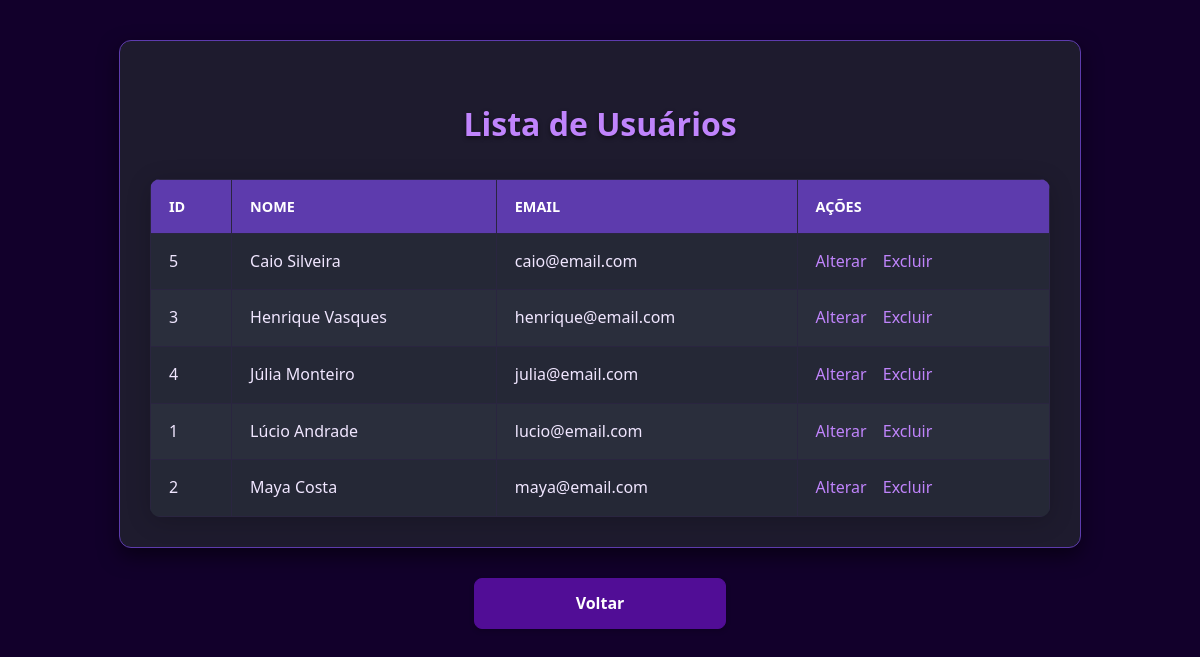
Screenshot of /php/listar_usuario.php (signed in) with the database file from the repository.
### tables this page shows
CREATE TABLE usuario (
    pk_usuario INT AUTO_INCREMENT PRIMARY KEY,
    nome_user VARCHAR(40) NOT NULL,
    email_user VARCHAR(40) NOT NULL UNIQUE,
    senha_user VARCHAR(255) NOT NULL,
    data_criacao DATETIME,
    senha_temporaria BOOLEAN DEFAULT FALSE,
    foto_perfil VARCHAR(255) NULL
);

### php/listar_usuario.php (the view, shortened to what this page needs)
<?php
require_once 'conexao.php';
$usuarios = [];
try {
    $sql = "SELECT pk_usuario, nome_user, email_user FROM usuario ORDER BY nome_user ASC";
    $stmt = $pdo->prepare($sql);
    $stmt->execute();
    $usuarios = $stmt->fetchAll(PDO::FETCH_ASSOC);
} catch (PDOException $e) {
    echo "<p style='color: red; text-align: center;'>Erro ao carregar usuários: " . htmlspecialchars($e->getMessage()) . "</p>";
    $usuarios = [];
}
?>
<!DOCTYPE html>
<html lang="pt-br">
<head>
</head>
<body>
    <div class="container">
        <h2>Lista de Usuários</h2>
        <?php if (!empty($usuarios)) : ?>
            <table>
                <thead>
                    <tr>
                        <th>ID</th>
                        <th>Nome</th>
                        <th>Email</th>
                        <th>Ações</th>
                    </tr>
                </thead>
                <tbody>
                    <?php foreach ($usuarios as $usuario) : ?>
                        <tr>
                            <td><?= htmlspecialchars($usuario['pk_usuario']); ?></td>
                            <td><?= htmlspecialchars($usuario['nome_user']); ?></td>
                            <td><?= htmlspecialchars($usuario['email_user']); ?></td>
                            <td>
                                <a href="alterar_usuario.php?id=<?= htmlspecialchars($usuario['pk_usuario']); ?>">Alterar</a>
                                <a href="excluir_usuario.php?id=<?= htmlspecialchars($usuario['pk_usuario']); ?>" onclick="return confirm('Tem certeza que deseja excluir este usuário?');">Excluir</a>
                            </td>
                        </tr>
                    <?php endforeach; ?>
                </tbody>
            </table>
        <?php else : ?>
            <p>Nenhum usuário cadastrado no sistema ou erro ao carregar.</p>
        <?php endif; ?>
    </div>
    <a href="adm.php" class="back-link">Voltar</a>
</body>
</html>

### php/listar_usuario.php (style rules this page uses)
body { background-color: #12002b; color: #f0e6ff; font-family: 'Motiva Sans', 'Segoe UI', sans-serif; margin: 0; padding: 20px; min-height: 100vh; line-height: 1.6; }
.container { max-width: 900px; margin: 20px auto; background: #1e1b2e; padding: 30px; border-radius: 12px; box-shadow: 0 8px 20px rgba(0, 0, 0, 0.5); border: 1px solid #5d3bad; }
h2 { color: #c084fc; text-align: center; margin-bottom: 30px; font-size: 2em; font-weight: 700; text-shadow: 0 2px 4px rgba(0, 0, 0, 0.5); }
table { width: 100%; border-collapse: collapse; margin-top: 20px; background-color: #252836; border-radius: 10px; overflow: hidden; box-shadow: 0 4px 24px rgba(0,0,0,0.2); }
table th, table td { border: 1px solid #2a2540; padding: 15px 18px; text-align: left; vertical-align: middle; color: #f0e6ff; }
table th { background: #5d3bad; color: #fff; text-transform: uppercase; font-size: 0.9em; }
table tr:nth-child(even) { background: #2a2e3c; }
table a { color: #c084fc; text-decoration: none; margin-right: 12px; font-weight: 500; transition: color 0.2s, text-decoration 0.2s; }
.back-link { display: block; text-align: center; margin-top: 30px; color: #fff; background: #510d96; text-decoration: none; font-weight: 600; padding: 12px 25px; border: 1px solid #510d96; border-radius: 8px; max-width: 200px; margin-left: auto; margin-right: auto; transition: background 0.2s, color 0.2s, box-shadow 0.2s; box-shadow: 0 2px 5px rgba(0,0,0,0.2); }

### rows the page displays
usuario: pk_usuario "5", nome_user "Caio Silveira", email_user "caio@email.com"
usuario: pk_usuario "3", nome_user "Henrique Vasques", email_user "henrique@email.com"
usuario: pk_usuario "4", nome_user "Júlia Monteiro", email_user "julia@email.com"
usuario: pk_usuario "1", nome_user "Lúcio Andrade", email_user "lucio@email.com"
usuario: pk_usuario "2", nome_user "Maya Costa", email_user "maya@email.com"
